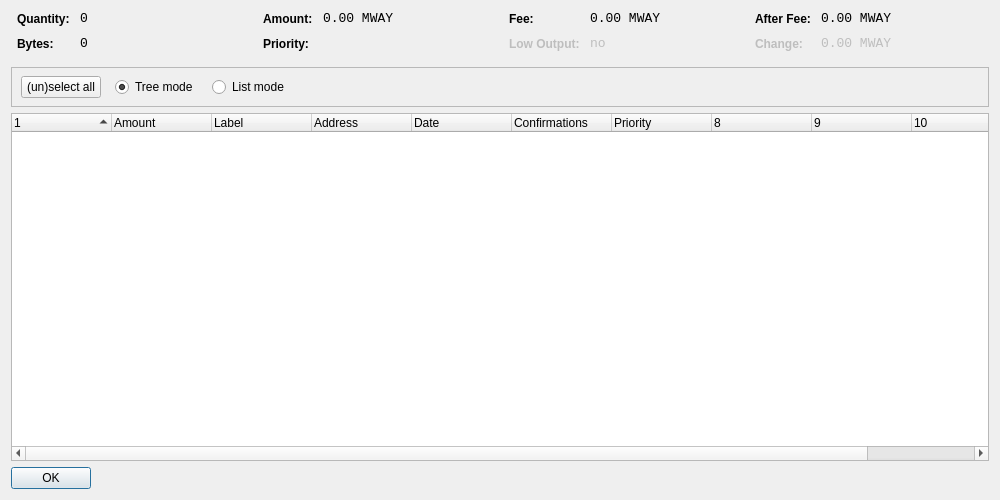
<?xml version="1.0" encoding="UTF-8"?>
<ui version="4.0">
 <class>CoinControlDialog</class>
 <widget class="QDialog" name="CoinControlDialog">
  <property name="geometry">
   <rect>
    <x>0</x>
    <y>0</y>
    <width>1000</width>
    <height>500</height>
   </rect>
  </property>
  <property name="windowTitle">
   <string>Coin Control</string>
  </property>
  <layout class="QVBoxLayout" name="verticalLayout">
   <item>
    <layout class="QHBoxLayout" name="horizontalLayoutTop" stretch="0,0,0,0">
     <property name="topMargin">
      <number>0</number>
     </property>
     <property name="bottomMargin">
      <number>10</number>
     </property>
     <item>
      <layout class="QFormLayout" name="formLayoutCoinControl1">
       <property name="horizontalSpacing">
        <number>10</number>
       </property>
       <property name="verticalSpacing">
        <number>10</number>
       </property>
       <property name="leftMargin">
        <number>6</number>
       </property>
       <property name="rightMargin">
        <number>6</number>
       </property>
       <item row="0" column="0">
        <widget class="QLabel" name="labelCoinControlQuantityText">
         <property name="styleSheet">
          <string notr="true">font-weight:bold;</string>
         </property>
         <property name="text">
          <string>Quantity:</string>
         </property>
        </widget>
       </item>
       <item row="0" column="1">
        <widget class="QLabel" name="labelCoinControlQuantity">
         <property name="font">
          <font>
           <family>Monospace</family>
           <pointsize>10</pointsize>
          </font>
         </property>
         <property name="cursor">
          <cursorShape>IBeamCursor</cursorShape>
         </property>
         <property name="contextMenuPolicy">
          <enum>Qt::ActionsContextMenu</enum>
         </property>
         <property name="text">
          <string notr="true">0</string>
         </property>
         <property name="textInteractionFlags">
          <set>Qt::LinksAccessibleByMouse|Qt::TextSelectableByKeyboard|Qt::TextSelectableByMouse</set>
         </property>
        </widget>
       </item>
       <item row="1" column="0">
        <widget class="QLabel" name="labelCoinControlBytesText">
         <property name="styleSheet">
          <string notr="true">font-weight:bold;</string>
         </property>
         <property name="text">
          <string>Bytes:</string>
         </property>
        </widget>
       </item>
       <item row="1" column="1">
        <widget class="QLabel" name="labelCoinControlBytes">
         <property name="font">
          <font>
           <family>Monospace</family>
           <pointsize>10</pointsize>
          </font>
         </property>
         <property name="cursor">
          <cursorShape>IBeamCursor</cursorShape>
         </property>
         <property name="contextMenuPolicy">
          <enum>Qt::ActionsContextMenu</enum>
         </property>
         <property name="text">
          <string notr="true">0</string>
         </property>
         <property name="textInteractionFlags">
          <set>Qt::LinksAccessibleByMouse|Qt::TextSelectableByKeyboard|Qt::TextSelectableByMouse</set>
         </property>
        </widget>
       </item>
      </layout>
     </item>
     <item>
      <layout class="QFormLayout" name="formLayoutCoinControl2">
       <property name="horizontalSpacing">
        <number>10</number>
       </property>
       <property name="verticalSpacing">
        <number>10</number>
       </property>
       <property name="leftMargin">
        <number>6</number>
       </property>
       <property name="rightMargin">
        <number>6</number>
       </property>
       <item row="0" column="0">
        <widget class="QLabel" name="labelCoinControlAmountText">
         <property name="styleSheet">
          <string notr="true">font-weight:bold;</string>
         </property>
         <property name="text">
          <string>Amount:</string>
         </property>
        </widget>
       </item>
       <item row="0" column="1">
        <widget class="QLabel" name="labelCoinControlAmount">
         <property name="font">
          <font>
           <family>Monospace</family>
           <pointsize>10</pointsize>
          </font>
         </property>
         <property name="cursor">
          <cursorShape>IBeamCursor</cursorShape>
         </property>
         <property name="contextMenuPolicy">
          <enum>Qt::ActionsContextMenu</enum>
         </property>
         <property name="text">
          <string notr="true">0.00 MWAY</string>
         </property>
         <property name="textInteractionFlags">
          <set>Qt::LinksAccessibleByMouse|Qt::TextSelectableByKeyboard|Qt::TextSelectableByMouse</set>
         </property>
        </widget>
       </item>
       <item row="1" column="0">
        <widget class="QLabel" name="labelCoinControlPriorityText">
         <property name="styleSheet">
          <string notr="true">font-weight:bold;</string>
         </property>
         <property name="text">
          <string>Priority:</string>
         </property>
        </widget>
       </item>
       <item row="1" column="1">
        <widget class="QLabel" name="labelCoinControlPriority">
         <property name="font">
          <font>
           <family>Monospace</family>
           <pointsize>10</pointsize>
          </font>
         </property>
         <property name="cursor">
          <cursorShape>IBeamCursor</cursorShape>
         </property>
         <property name="contextMenuPolicy">
          <enum>Qt::ActionsContextMenu</enum>
         </property>
         <property name="text">
          <string/>
         </property>
         <property name="textInteractionFlags">
          <set>Qt::LinksAccessibleByMouse|Qt::TextSelectableByKeyboard|Qt::TextSelectableByMouse</set>
         </property>
        </widget>
       </item>
      </layout>
     </item>
     <item>
      <layout class="QFormLayout" name="formLayoutCoinControl3">
       <property name="horizontalSpacing">
        <number>10</number>
       </property>
       <property name="verticalSpacing">
        <number>10</number>
       </property>
       <property name="leftMargin">
        <number>6</number>
       </property>
       <property name="rightMargin">
        <number>6</number>
       </property>
       <item row="0" column="0">
        <widget class="QLabel" name="labelCoinControlFeeText">
         <property name="styleSheet">
          <string notr="true">font-weight:bold;</string>
         </property>
         <property name="text">
          <string>Fee:</string>
         </property>
        </widget>
       </item>
       <item row="0" column="1">
        <widget class="QLabel" name="labelCoinControlFee">
         <property name="font">
          <font>
           <family>Monospace</family>
           <pointsize>10</pointsize>
          </font>
         </property>
         <property name="cursor">
          <cursorShape>IBeamCursor</cursorShape>
         </property>
         <property name="contextMenuPolicy">
          <enum>Qt::ActionsContextMenu</enum>
         </property>
         <property name="text">
          <string notr="true">0.00 MWAY</string>
         </property>
         <property name="textInteractionFlags">
          <set>Qt::LinksAccessibleByMouse|Qt::TextSelectableByKeyboard|Qt::TextSelectableByMouse</set>
         </property>
        </widget>
       </item>
       <item row="1" column="0">
        <widget class="QLabel" name="labelCoinControlLowOutputText">
         <property name="enabled">
          <bool>false</bool>
         </property>
         <property name="styleSheet">
          <string notr="true">font-weight:bold;</string>
         </property>
         <property name="text">
          <string>Low Output:</string>
         </property>
        </widget>
       </item>
       <item row="1" column="1">
        <widget class="QLabel" name="labelCoinControlLowOutput">
         <property name="enabled">
          <bool>false</bool>
         </property>
         <property name="font">
          <font>
           <family>Monospace</family>
           <pointsize>10</pointsize>
          </font>
         </property>
         <property name="cursor">
          <cursorShape>IBeamCursor</cursorShape>
         </property>
         <property name="contextMenuPolicy">
          <enum>Qt::ActionsContextMenu</enum>
         </property>
         <property name="text">
          <string notr="true">no</string>
         </property>
         <property name="textInteractionFlags">
          <set>Qt::LinksAccessibleByMouse|Qt::TextSelectableByKeyboard|Qt::TextSelectableByMouse</set>
         </property>
        </widget>
       </item>
      </layout>
     </item>
     <item>
      <layout class="QFormLayout" name="formLayoutCoinControl4">
       <property name="horizontalSpacing">
        <number>10</number>
       </property>
       <property name="verticalSpacing">
        <number>10</number>
       </property>
       <property name="leftMargin">
        <number>6</number>
       </property>
       <property name="rightMargin">
        <number>6</number>
       </property>
       <item row="0" column="0">
        <widget class="QLabel" name="labelCoinControlAfterFeeText">
         <property name="styleSheet">
          <string notr="true">font-weight:bold;</string>
         </property>
         <property name="text">
          <string>After Fee:</string>
         </property>
        </widget>
       </item>
       <item row="0" column="1">
        <widget class="QLabel" name="labelCoinControlAfterFee">
         <property name="font">
          <font>
           <family>Monospace</family>
           <pointsize>10</pointsize>
          </font>
         </property>
         <property name="cursor">
          <cursorShape>IBeamCursor</cursorShape>
         </property>
         <property name="contextMenuPolicy">
          <enum>Qt::ActionsContextMenu</enum>
         </property>
         <property name="text">
          <string notr="true">0.00 MWAY</string>
         </property>
         <property name="textInteractionFlags">
          <set>Qt::LinksAccessibleByMouse|Qt::TextSelectableByKeyboard|Qt::TextSelectableByMouse</set>
         </property>
        </widget>
       </item>
       <item row="1" column="0">
        <widget class="QLabel" name="labelCoinControlChangeText">
         <property name="enabled">
          <bool>false</bool>
         </property>
         <property name="styleSheet">
          <string notr="true">font-weight:bold;</string>
         </property>
         <property name="text">
          <string>Change:</string>
         </property>
        </widget>
       </item>
       <item row="1" column="1">
        <widget class="QLabel" name="labelCoinControlChange">
         <property name="enabled">
          <bool>false</bool>
         </property>
         <property name="font">
          <font>
           <family>Monospace</family>
           <pointsize>10</pointsize>
          </font>
         </property>
         <property name="cursor">
          <cursorShape>IBeamCursor</cursorShape>
         </property>
         <property name="contextMenuPolicy">
          <enum>Qt::ActionsContextMenu</enum>
         </property>
         <property name="text">
          <string notr="true">0.00 MWAY</string>
         </property>
         <property name="textInteractionFlags">
          <set>Qt::LinksAccessibleByMouse|Qt::TextSelectableByKeyboard|Qt::TextSelectableByMouse</set>
         </property>
        </widget>
       </item>
      </layout>
     </item>
    </layout>
   </item>
   <item>
    <widget class="QFrame" name="frame">
     <property name="minimumSize">
      <size>
       <width>0</width>
       <height>40</height>
      </size>
     </property>
     <property name="frameShape">
      <enum>QFrame::StyledPanel</enum>
     </property>
     <property name="frameShadow">
      <enum>QFrame::Sunken</enum>
     </property>
     <widget class="QWidget" name="horizontalLayoutWidget">
      <property name="geometry">
       <rect>
        <x>10</x>
        <y>0</y>
        <width>781</width>
        <height>41</height>
       </rect>
      </property>
      <layout class="QHBoxLayout" name="horizontalLayoutPanel" stretch="0,0,0,0,0">
       <property name="spacing">
        <number>14</number>
       </property>
       <item>
        <widget class="QPushButton" name="pushButtonSelectAll">
         <property name="sizePolicy">
          <sizepolicy hsizetype="Maximum" vsizetype="Fixed">
           <horstretch>0</horstretch>
           <verstretch>0</verstretch>
          </sizepolicy>
         </property>
         <property name="text">
          <string>(un)select all</string>
         </property>
        </widget>
       </item>
       <item>
        <widget class="QRadioButton" name="radioTreeMode">
         <property name="sizePolicy">
          <sizepolicy hsizetype="Maximum" vsizetype="Fixed">
           <horstretch>0</horstretch>
           <verstretch>0</verstretch>
          </sizepolicy>
         </property>
         <property name="text">
          <string>Tree mode</string>
         </property>
         <property name="checked">
          <bool>true</bool>
         </property>
        </widget>
       </item>
       <item>
        <widget class="QRadioButton" name="radioListMode">
         <property name="sizePolicy">
          <sizepolicy hsizetype="Maximum" vsizetype="Fixed">
           <horstretch>0</horstretch>
           <verstretch>0</verstretch>
          </sizepolicy>
         </property>
         <property name="text">
          <string>List mode</string>
         </property>
        </widget>
       </item>
       <item>
        <spacer name="horizontalSpacer">
         <property name="orientation">
          <enum>Qt::Horizontal</enum>
         </property>
         <property name="sizeHint" stdset="0">
          <size>
           <width>40</width>
           <height>20</height>
          </size>
         </property>
        </spacer>
       </item>
      </layout>
     </widget>
    </widget>
   </item>
   <item>
    <widget class="CoinControlTreeWidget" name="treeWidget">
     <property name="contextMenuPolicy">
      <enum>Qt::CustomContextMenu</enum>
     </property>
     <property name="sortingEnabled">
      <bool>false</bool>
     </property>
     <property name="columnCount">
      <number>11</number>
     </property>
     <attribute name="headerShowSortIndicator" stdset="0">
      <bool>true</bool>
     </attribute>
     <attribute name="headerStretchLastSection">
      <bool>false</bool>
     </attribute>
     <column>
      <property name="text">
       <string/>
      </property>
     </column>
     <column>
      <property name="text">
       <string>Amount</string>
      </property>
     </column>
     <column>
      <property name="text">
       <string>Label</string>
      </property>
     </column>
     <column>
      <property name="text">
       <string>Address</string>
      </property>
     </column>
     <column>
      <property name="text">
       <string>Date</string>
      </property>
     </column>
     <column>
      <property name="text">
       <string>Confirmations</string>
      </property>
      <property name="toolTip">
       <string>Confirmed</string>
      </property>
     </column>
     <column>
      <property name="text">
       <string>Priority</string>
      </property>
     </column>
     <column>
      <property name="text">
       <string/>
      </property>
     </column>
     <column>
      <property name="text">
       <string/>
      </property>
     </column>
     <column>
      <property name="text">
       <string/>
      </property>
     </column>
     <column>
      <property name="text">
       <string/>
      </property>
     </column>
    </widget>
   </item>
   <item>
    <widget class="QDialogButtonBox" name="buttonBox">
     <property name="sizePolicy">
      <sizepolicy hsizetype="Maximum" vsizetype="Fixed">
       <horstretch>0</horstretch>
       <verstretch>0</verstretch>
      </sizepolicy>
     </property>
     <property name="orientation">
      <enum>Qt::Horizontal</enum>
     </property>
     <property name="standardButtons">
      <set>QDialogButtonBox::Ok</set>
     </property>
    </widget>
   </item>
  </layout>
 </widget>
 <customwidgets>
  <customwidget>
   <class>CoinControlTreeWidget</class>
   <extends>QTreeWidget</extends>
   <header>coincontroltreewidget.h</header>
  </customwidget>
 </customwidgets>
 <resources/>
 <connections/>
</ui>
